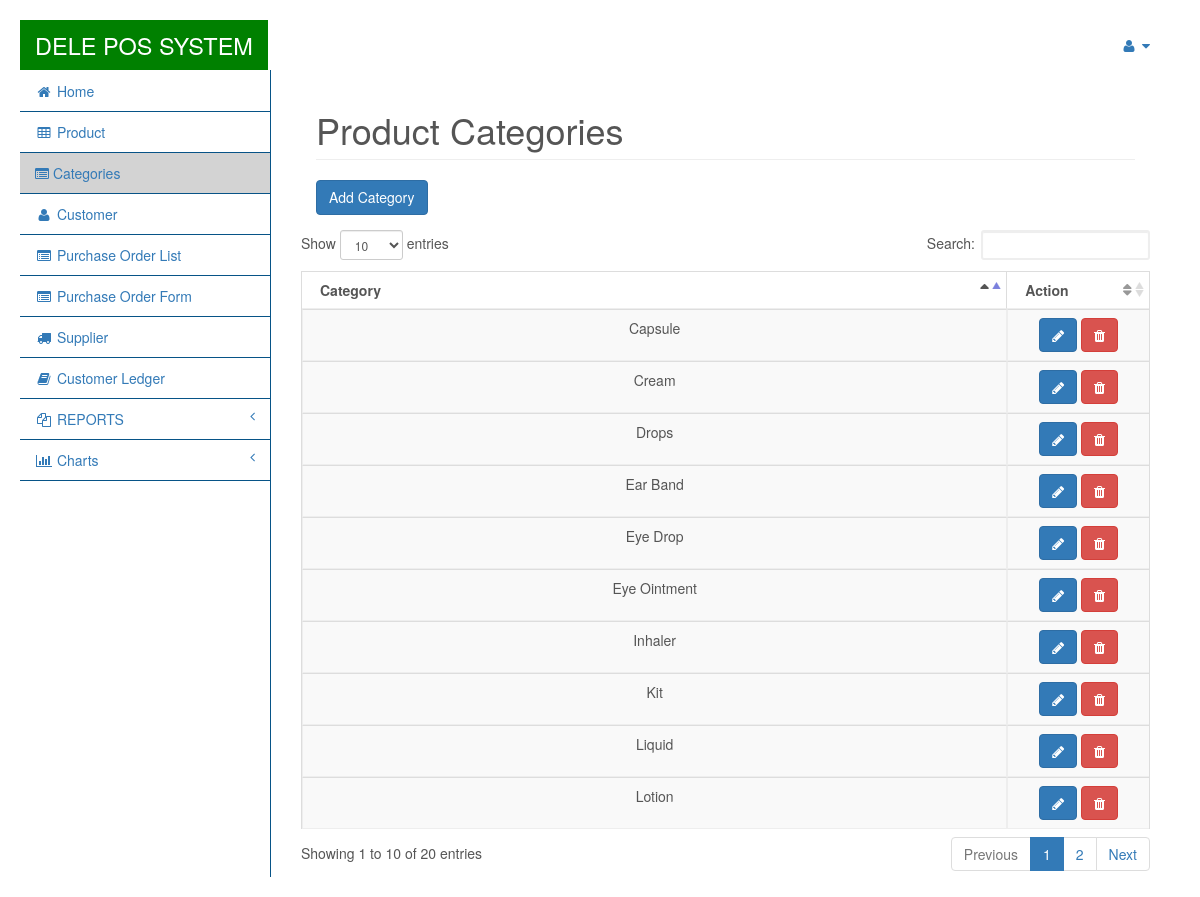
Page /pages/categories.php (signed in) on the committed database.
### tables this page shows
CREATE TABLE `categories` (
  `category_id` int(100) NOT NULL,
  `category_name` varchar(100) NOT NULL,
  `status` int(50) DEFAULT NULL
);

### pages/categories.php (the view, shortened to what this page needs)
<body>
    <?php include('navfixed.php');?>
    <div id="page-wrapper">
        <div class="container-fluid">
            <div class="row">
                <div class="col-lg-12">
                    <h1 class="page-header">Product Categories</h1>
                </div>
                <div id="maintable">
                    <div style="margin-top: -19px; margin-bottom: 21px;">
                    </div>
                    <div class="panel-body">
                        <button class="btn btn-primary" data-toggle="modal" data-target="#adds">
                            Add Category
                        </button>
                </div>
                <table width="100%" class="table table-striped table-bordered table-hover" id="dataTables-example">
                    <thead>
                        <tr>
                            <th width="50%"> Category</th>
                            <th width="10%"> Action </th>
                        </tr>
                    </thead>
                    <tbody>
                        <?php
                        include('connect.php');
                        $result = $db->prepare("SELECT * FROM categories ORDER BY category_id DESC");
                        $result->execute();
                        for($i=0; $row = $result->fetch(); $i++){
                            ?>
                            <tr class="record">
                                <td><?php echo $row['category_name']; ?></td>
                                <td><a rel="facebox" class="btn btn-primary" href="editcategory.php?id=<?php echo $row['category_id']; ?>"> <i class="fa fa-pencil"></i> </a>  <a href="#" id="<?php echo $row['category_id']; ?>" class="btn btn-danger delbutton" title="Click To Delete"><i class = "fa fa-trash"></i></a></td>
                            </tr>
                            <?php
                        }
                        ?>
                    </tbody>
                </table>
            </div>
        </div>
    </div>
</div>
</body>
</html>

### pages/build/css/demo.css (style rules this page uses)
* { box-sizing: border-box; -moz-box-sizing: border-box; }
body { margin: 20px; font-size: 14px; font-family: "Helvetica Neue",Helvetica,Arial,sans-serif; color: #555; }
input, button { height: 35px; margin: 0; padding: 6px 12px; border-radius: 2px; font-family: inherit; font-size: 100%; color: inherit; }
button { color: #FFF; background-color: #428BCA; border: 1px solid #357EBD; }

### pages/css/custom.css (style rules this page uses)
body { background: url(../../custom/images/background.jpg); background-repeat: no-repeat; background-size: cover; }
table.dataTable thead th, table.dataTable thead td, table.dataTable.no-footer { border-bottom: 1px solid #eee; }
table.dataTable tbody td { padding: 8px 18px; border-bottom: solid 1px #eee; background-color: #f9f9f9; border-right: solid 1px #eee; border-left: solid 1px #eee; text-align: center; }
table.dataTable.no-footer { border-bottom: none; }

### rows in the picture
categories: category_name "Eye Drop"
categories: category_name "Capsule"
categories: category_name "Lotion"
categories: category_name "Liquid"
categories: category_name "Kit"
categories: category_name "Ear Band"
categories: category_name "Eye Ointment"
categories: category_name "Drops"
categories: category_name "Inhaler"
categories: category_name "Cream"
